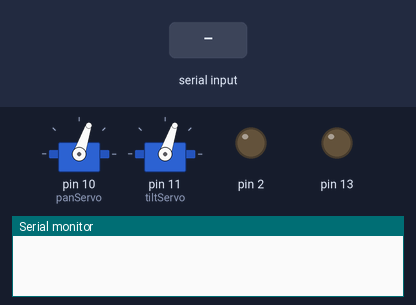
The sketch below on a simulated Arduino Leonardo, built with avr-gcc and run on an emulated ATmega32U4. Shown: 2 × servo, output pins drawn as LEDs (lit = HIGH), the last lines printed to the serial monitor. The test bench sets the inputs (shaded band). Random numbers use the default seed unless the sketch sets one.

Above: at 1.25 s.
1.3 s: "Laser On\n" received over the second serial link
At 1.54 s:
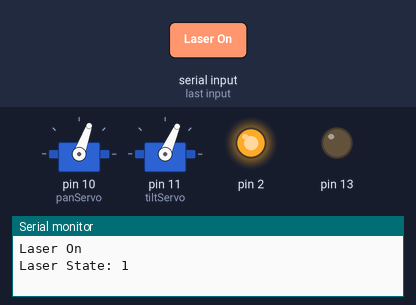
At 4.1 s:
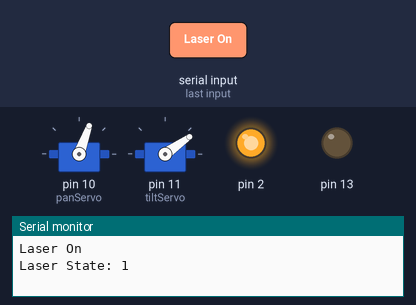
4.3 s: "Laser Off\n" received over the second serial link
At 4.9 s:
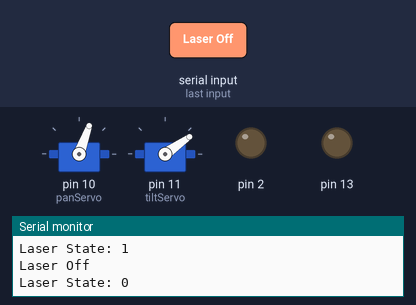
5.8 s: "Autoplay\n" received over the second serial link
11.8 s: "Increase Area\n" received over the second serial link
14.8 s: "Laser On\n" received over the second serial link
At 16.29 s:
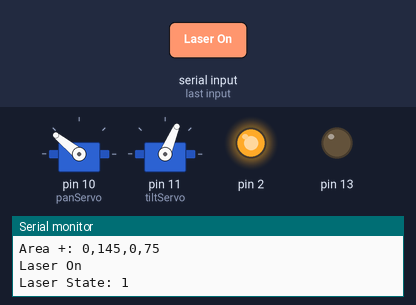
17.8 s: "Decrease Area\n" received over the second serial link
Timing chart, 0 to 25.1 s (numbered marks = the images above; inputs shaded):
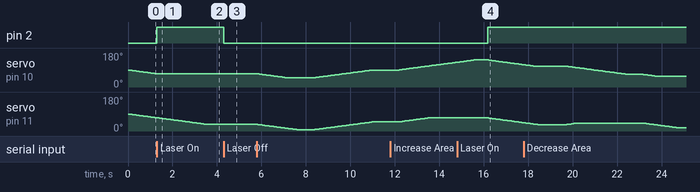

The sketch:

sketch.ino
```cpp
#include "Arduino.h"
#include "BTHC05.h"
#include "VarSpeedServo.h"

// servo objects for pan and tilt servo
VarSpeedServo panServo;
VarSpeedServo tiltServo;
BTHC05 bluetooth(12, 13); // RX, TX

// global variables
bool laserState = 0;
bool modeState = 0;
const int servoSpeed = 10;
const int timeAmount = 50;
const int minManualServoAdjustment = 10;
const int maxManualServoAdjustment = 40;
const int minimalRange = 10;

// minimum & maximum degree of rotation for pan servo
int panServoMin = 0;
int panServoMax = 140;

// minimum & maximum degree of rotation for tilt servo
int tiltServoMin = 0;
int tiltServoMax = 70;
int panServoPos = (panServoMin + panServoMax) / 2;
int tiltServoPos = (tiltServoMin + tiltServoMax) / 2;

// delay between each iteration of loop
int delayVal = 300;

// setup function
void setup() {
  // begin serial communication with baud rate of 9600
  // for printing string input to Serial Monitor
  Serial.begin(9600);
  // while serial communication is active
  while (!Serial);
  // begin software serial communication with baud rate of 9600
  // for reading string input from HC-05 Bluetooth Module
  bluetooth.begin(9600);
  // attach pan and tilt servo objects to pins 10 and 11
  panServo.attach(10);
  tiltServo.attach(11);

  // write states to each of the pins, and set pin 2 to output
  pinMode(2, OUTPUT);
  digitalWrite(2, laserState);
  tiltServo.write(tiltServoPos, servoSpeed);
  panServo.write(panServoPos, servoSpeed);
}

// loop function
void loop() {
  String string = "";
  if (bluetooth.available()) {
    string = bluetooth.readStringUntil('\n');
    Serial.println(string);  // print input string to serial monitor
  }

  // determine if the Turn On/Turn Off button has been accessed in the Android app
  if (string == "Laser On") {
    laserState = !laserState; // change the laser state and write it to pin 2
    digitalWrite(2, laserState);
    Serial.print("Laser State: ");  // print laser state to serial monitor
    Serial.println(laserState);
  }

  else if (string == "Laser Off") {
    laserState = !laserState; // change the laser state and write it to pin 2
    digitalWrite(2, laserState);
    Serial.print("Laser State: ");  // print laser state to serial monitor
    Serial.println(laserState);
  }

  // determine if the Increase Speed button has been accessed in the Android app
  else if (string == "Increase Speed") {
    if (delayVal >= 50) {
      delayVal -= timeAmount; // decrease the delay amount by 50
      Serial.print("Delay: ");  // print delay value to serial monitor
      Serial.println(delayVal);
    }
  }

  // determine if the Decrease Speed button has been accessed in the Android app
  else if (string == "Decrease Speed") {
      delayVal += timeAmount; // increase the delay amount by 50
      Serial.print("Delay: ");  // print delay value to serial monitor
      Serial.println(delayVal);
  }

  // determine if the user has toggled the auto-pilot mode within the Android app
  else if (string == "Autoplay") {
    modeState = !modeState;  // keep the current mode state
    Serial.print("Mode State: "); // print mode state to serial monitor
    Serial.println(modeState);
  }

  // determine if the user has toggled the manual override mode within the Android app
  else if (string == "Manual") {
    modeState = !modeState; // change the mode state
    Serial.print("Mode State: "); // print mode state to serial monitor
    Serial.println(modeState);
  }

  // determine if the Increase Area button has been accessed in the Android app
  else if (string == "Increase Area") {
    panServoMin -= 5;
    panServoMax += 5;
    tiltServoMin -= 5;
    tiltServoMax += 5;

    panServoMin = constrain(panServoMin, 0, panServoMax); // adjust the min and max of each servo,
    panServoMax = constrain(panServoMax, panServoMin, 180); // then constrain it
    tiltServoMin = constrain(tiltServoMin, 0, tiltServoMax);
    tiltServoMax = constrain(tiltServoMax, tiltServoMin, 180);
    Serial.print("Area +: ");
    char buf[20];
    sprintf(buf, "%d,%d,%d,%d", panServoMin, panServoMax, tiltServoMin, tiltServoMax);
    Serial.println(buf);  // print buffer to serial monitor
  }

  // determine if the Decrease Area button has been accessed in the Android app
  else if (string == "Decrease Area") {
    if (panServoMax - panServoMin > minimalRange) { // adjust the panServo back down to a previous level
      panServoMin += 5;
      panServoMax -= 5;
    }

    if (tiltServoMax - tiltServoMin > minimalRange) { // adjust the tiltServo back down to a previous level
      tiltServoMin += 5;
      tiltServoMax -= 5;
    }
    Serial.print("Area -: ");
    char buf[20];
    sprintf(buf, "%d,%d,%d,%d", panServoMin, panServoMax, tiltServoMin, tiltServoMax);
    Serial.println(buf);  // print buffer to serial monitor
  }

  // the device is in Auto Pilot Mode
  if (modeState) {
    tiltServo.write(random(tiltServoMin, tiltServoMax), servoSpeed);
    panServo.write(random(panServoMin, panServoMax), servoSpeed);
    // waits until servos reaches destination
    tiltServo.wait();
    panServo.wait();
    delay(random(delayVal, delayVal * 5));
  }

  // the device is in Manual Override Mode
  else {
    // move the laser manually in random size steps from 5 - 20 deg upwards
    if (string == "Up") {
      tiltServoPos -= random(minManualServoAdjustment, maxManualServoAdjustment);
      tiltServoPos = constrain(tiltServoPos, tiltServoMin, tiltServoMax);
      tiltServo.write(tiltServoPos, servoSpeed);
      // waits until tilt servo reaches destination
      tiltServo.wait();
      Serial.println(tiltServoPos); // print position of tilt servo to serial monitor
    }

    // move the laser manually in random size steps from 5 - 20 deg downwards
    else if (string == "Down") {
      tiltServoPos += random(minManualServoAdjustment, maxManualServoAdjustment);
      tiltServoPos = constrain(tiltServoPos, tiltServoMin, tiltServoMax);
      tiltServo.write(tiltServoPos, servoSpeed);
      // waits until tilt servo reaches destination
      tiltServo.wait();
      Serial.println(tiltServoPos);  // print position of tilt servo to serial monitor

    }

    // move the laser manually in random size steps from 5 - 20 deg to the left
    else if (string == "Left") {
      panServoPos += random(minManualServoAdjustment, maxManualServoAdjustment);
      panServoPos = constrain(panServoPos, panServoMin, panServoMax);
      panServo.write(panServoPos, servoSpeed);
      // waits until pan servo reaches destination
      panServo.wait();
      Serial.println(panServoPos); // print position of pan servo to serial monitor
    }

    // move the laser manually in random size steps from 5 - 20 deg to the right
    else if (string == "Right") {
      panServoPos -= random(minManualServoAdjustment, maxManualServoAdjustment);
      panServoPos = constrain(panServoPos, panServoMin, panServoMax);
      panServo.write(panServoPos, servoSpeed);
      // waits until pan servo reaches destination
      panServo.wait();
      Serial.println(panServoPos); // print position of pan servo to serial monitor
    }
  }
}
```

BTHC05.cpp
```cpp
#include "BTHC05.h"

BTHC05::BTHC05(int pinRx, int pinTx) : SoftwareSerial(pinRx, pinTx) {
  pinMode(pinRx, INPUT);
  pinMode(pinTx, OUTPUT);
	begin(9600);
}
```

BTHC05.h
```cpp
#ifndef _BTHC05_H
#define _BTHC05_H
#include <Arduino.h>
#include <SoftwareSerial.h>

class BTHC05 : public SoftwareSerial {
	public:
		BTHC05(int pinRx, int pinTx);
};
#endif
```

Measured:
- after the input at 1.3 s, pin 2: LOW → HIGH at once
- after the input at 4.3 s, pin 2: HIGH → LOW at once
- after the input at 14.8 s, pin 2: LOW → HIGH after 1.4 s
